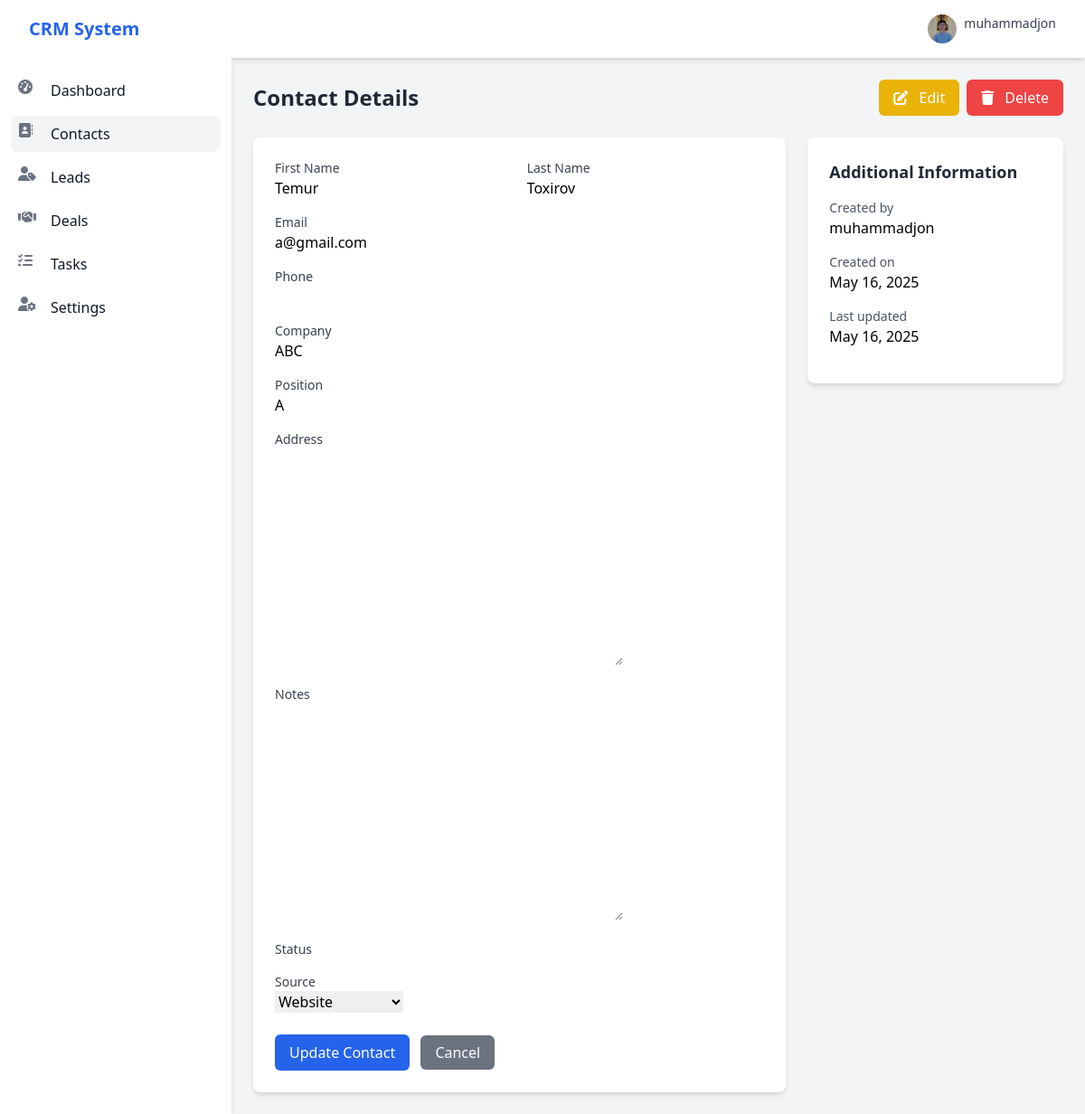
The app's page /contacts/1/update/ (signed in) with its own data.
### accounts/models.py (models this page shows, shortened)
class Profile(models.Model):
    user = models.OneToOneField(User, on_delete=models.CASCADE)
    bio = models.TextField(max_length=500, blank=True)
    phone_number = models.CharField(max_length=20, blank=True)
    position = models.CharField(max_length=100, blank=True)
    profile_image = models.ImageField(upload_to='profile_pics', default='default.jpg')

### contacts/models.py (models this page shows, shortened)
class Contact(models.Model):
    LEAD_SOURCE_CHOICES = [
        ('website', 'Website'),
        ('referral', 'Referral'),
        ('social_media', 'Social Media'),
        ('email', 'Email Campaign'),
        ('other', 'Other'),
    ]
    first_name = models.CharField(max_length=100)
    last_name = models.CharField(max_length=100)
    email = models.EmailField(unique=True)
    phone = models.CharField(max_length=15, blank=True, null=True)
    company = models.CharField(max_length=100, blank=True, null=True)
    position = models.CharField(max_length=100, blank=True, null=True)
    address = models.TextField(blank=True, null=True)
    source = models.CharField(max_length=20, choices=LEAD_SOURCE_CHOICES, default='other')
    notes = models.TextField(blank=True, null=True)
    assigned_to = models.ForeignKey(User, on_delete=models.SET_NULL, null=True, blank=True,
                                    related_name='assigned_contacts')
    created_by = models.ForeignKey(User, on_delete=models.CASCADE, related_name='created_contacts')
    created_at = models.DateTimeField(auto_now_add=True)
    updated_at = models.DateTimeField(auto_now=True)
    class Meta:
        ordering = ['-created_at']

### contacts/views.py (the view)
# urls.py: path('<int:pk>/update/', views.contact_update, name='contact_update'),
@login_required
def contact_update(request, pk):
    contact = get_object_or_404(Contact, pk=pk)
    if request.method == 'POST':
        form = ContactForm(request.POST, instance=contact)
        if form.is_valid():
            form.save()
            messages.success(request, "Contact updated successfully!")
            return redirect('contact_detail', pk=contact.pk)
        else:
            messages.error(request, "Contact update failed. Please correct the errors.")
    else:
        form = ContactForm(instance=contact)
    return render(request, 'contacts/contact_form.html', {'form': form, 'action': 'Update', 'contact': contact})

### contacts/forms.py
class ContactForm(forms.ModelForm):
    class Meta:
        model = Contact
        fields = ('first_name', 'last_name', 'email', 'phone', 'company',
                  'position', 'address', 'source', 'notes', 'assigned_to')

### templates/contacts/contact_form.html (shortened to what this page needs)
{% extends 'base.html' %}
{% block content %}
<div class="container mx-auto">
    <div class="flex justify-between items-center mb-6">
        <h1 class="text-2xl font-semibold text-gray-800">{% if contact %}Contact Details{% else %}Create New Contact{% endif %}</h1>
        {% if contact %}
        <div class="flex space-x-2">
            <a href="{% url 'contact_update' contact.id %}" class="bg-yellow-500 hover:bg-yellow-600 text-white font-medium py-2 px-4 rounded-md">
                <i class="fas fa-edit mr-2"></i> Edit
            </a>
            <a href="{% url 'contact_delete' contact.id %}" class="bg-red-500 hover:bg-red-600 text-white font-medium py-2 px-4 rounded-md">
                <i class="fas fa-trash mr-2"></i> Delete
            </a>
        </div>
        {% endif %}
    </div>
    <div class="grid grid-cols-1 md:grid-cols-3 gap-6">
        <div class="md:col-span-2">
            <div class="bg-white shadow-md rounded-lg p-6">
                <form method="post" enctype="multipart/form-data">
                    <div class="grid grid-cols-1 md:grid-cols-2 gap-4">
                        <div class="mb-4">
                            <label for="{{ form.first_name.id_for_label }}" class="block text-sm font-medium text-gray-700">First Name</label>
                            {{ form.first_name }}
                        </div>
                        <div class="mb-4">
                            <label for="{{ form.last_name.id_for_label }}" class="block text-sm font-medium text-gray-700">Last Name</label>
                            {{ form.last_name }}
                        </div>
                    </div>
                    <div class="mb-4">
                        <label for="{{ form.email.id_for_label }}" class="block text-sm font-medium text-gray-700">Email</label>
                        {{ form.email }}
                    </div>
                    <div class="mb-4">
                        <label for="{{ form.phone.id_for_label }}" class="block text-sm font-medium text-gray-700">Phone</label>
                        {{ form.phone }}
                    </div>
                    <div class="mb-4">
                        <label for="{{ form.company.id_for_label }}" class="block text-sm font-medium text-gray-700">Company</label>
                        {{ form.company }}
                    </div>
                    <div class="mb-4">
                        <label for="{{ form.position.id_for_label }}" class="block text-sm font-medium text-gray-700">Position</label>
                        {{ form.position }}
                    </div>
                    <div class="mb-4">
                        <label for="{{ form.address.id_for_label }}" class="block text-sm font-medium text-gray-700">Address</label>
                        {{ form.address }}
                    </div>
                    <div class="mb-4">
                        <label for="{{ form.notes.id_for_label }}" class="block text-sm font-medium text-gray-700">Notes</label>
                        {{ form.notes }}
                    </div>
                    <div class="mb-4">
                        <label for="{{ form.status.id_for_label }}" class="block text-sm font-medium text-gray-700">Status</label>
                    </div>
                    <div class="mb-4">
                        <label for="{{ form.source.id_for_label }}" class="block text-sm font-medium text-gray-700">Source</label>
                        {{ form.source }}
                    </div>
                    <div class="mt-6">
                        <button type="submit" class="bg-blue-600 hover:bg-blue-700 text-white font-medium py-2 px-4 rounded-md">
                            {% if contact %}Update{% else %}Create{% endif %} Contact
                        </button>
                        <a href="{% url 'contact_list' %}" class="ml-2 bg-gray-500 hover:bg-gray-600 text-white font-medium py-2 px-4 rounded-md">
                            Cancel
                        </a>
                    </div>
                </form>
            </div>
        </div>
        <div class="md:col-span-1">
            <div class="bg-white shadow-md rounded-lg p-6">
                <h2 class="text-lg font-semibold text-gray-800 mb-4">Additional Information</h2>
                {% if contact %}
                <div class="mb-4">
                    <p class="text-sm text-gray-600">Created by</p>
                    <p class="font-medium">{{ contact.created_by.username }}</p>
                </div>
                <div class="mb-4">
                    <p class="text-sm text-gray-600">Created on</p>
                    <p class="font-medium">{{ contact.created_at|date:"M d, Y" }}</p>
                </div>
                <div class="mb-4">
                    <p class="text-sm text-gray-600">Last updated</p>
                    <p class="font-medium">{{ contact.updated_at|date:"M d, Y" }}</p>
                </div>
                {% else %}
                <p class="text-gray-600">Additional information will be available after creating the contact.</p>
                {% endif %}
            </div>
        </div>
    </div>
</div>
{% endblock %}

### templates/includes/navbar.html (shortened to what this page needs)
<nav class="bg-white shadow-md">
    <div class="max-w-7xl mx-auto px-4 sm:px-6 lg:px-8">
        <div class="flex justify-between h-16">
            <div class="flex items-center">
                <div class="flex-shrink-0 flex items-center">
                    <a href="{% url 'dashboard' %}" class="text-xl font-bold text-blue-600">CRM System</a>
                </div>
            </div>
            <div class="flex items-center">
                <div class="ml-3 relative">
                    <div>
                        <button type="button" class="flex text-sm rounded-full focus:outline-none" id="user-menu-button" aria-expanded="false" aria-haspopup="true">
                            {% if user.profile.profile_image %}
                                <img class="h-8 w-8 rounded-full object-cover" src="{{ user.profile.profile_image.url }}" alt="{{ user.username }}">
                            {% else %}
                                <div class="h-8 w-8 rounded-full bg-blue-500 flex items-center justify-center text-white">
                                    {{ user.username|first|upper }}
                                </div>
                            {% endif %}
                            <span class="ml-2 text-gray-700 hidden sm:block">{{ user.username }}</span>
                        </button>
                    </div>
                </div>
            </div>
        </div>
    </div>
</nav>

### records on screen
Contact: first_name "Temur", last_name "Toxirov", email "a@gmail.com", company "ABC", position "A", source "Website", created_by.username "muhammadjon", created_at "May 16, 2025", updated_at "May 16, 2025"

### other values on screen
{{ user.username }} "muhammadjon"
